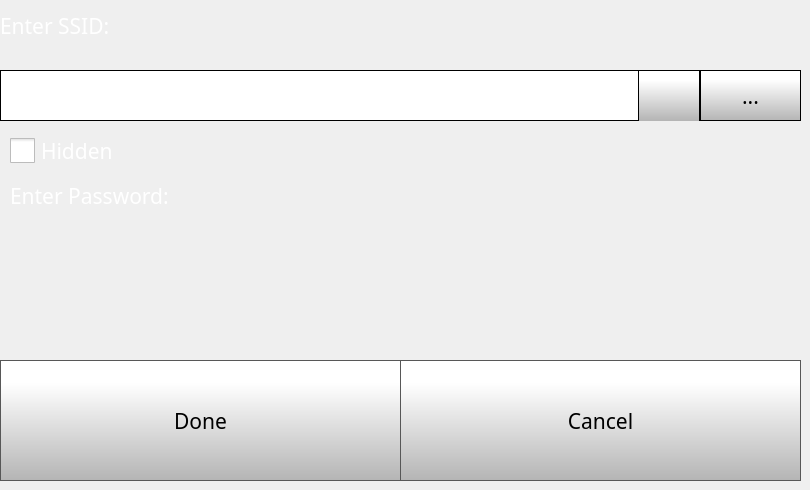
   <widget class="QWidget" name="wifiSettingsPage">
    <widget class="QCheckBox" name="hiddenCheckBox">
     <property name="geometry">
      <rect>
       <x>10</x>
       <y>130</y>
       <width>161</width>
       <height>41</height>
      </rect>
     </property>
     <property name="font">
      <font>
       <family>Gotham</family>
       <pointsize>16</pointsize>
      </font>
     </property>
     <property name="styleSheet">
      <string notr="true">QCheckBox {
	color: rgb(255, 255, 255);
}

QCheckBox::indicator {
    width: 25px;
    height: 25px;
}

QCheckBox::indicator:checked {
    image: url(:/Icons/img/icons/check-box.png)
}
QCheckBox::indicator:unchecked {
    image: url(:/Icons/img/icons/blank-check-box.png);
}



</string>
     </property>
     <property name="text">
      <string>Hidden </string>
     </property>
     <property name="iconSize">
      <size>
       <width>40</width>
       <height>40</height>
      </size>
     </property>
     <property name="checked">
      <bool>false</bool>
     </property>
    </widget>
    <widget class="QPushButton" name="wifiSettingsCancelButton">
     <property name="geometry">
      <rect>
       <x>400</x>
       <y>360</y>
       <width>401</width>
       <height>121</height>
      </rect>
     </property>
     <property name="font">
      <font>
       <family>Gotham</family>
       <pointsize>16</pointsize>
      </font>
     </property>
     <property name="styleSheet">
      <string notr="true">QPushButton {
     border: 1px solid rgb(87, 87, 87);
	background-color: qlineargradient(spread:pad, x1:0, y1:1, x2:0, y2:0.188, stop:0 rgba(180, 180, 180, 255), stop:1 rgba(255, 255, 255, 255));


}

QPushButton:pressed {
    background-color: qlineargradient(x1: 0, y1: 0, x2: 0, y2: 1,
                                      stop: 0 #dadbde, stop: 1 #f6f7fa);
}

QPushButton:flat {
    border: none; /* no border for a flat push button */
}

QPushButton:default {
    border-color: navy; /* make the default button prominent */
}

QPushButton:focus {
	outline: none;
}</string>
     </property>
     <property name="text">
      <string>Cancel</string>
     </property>
     <property name="iconSize">
      <size>
       <width>40</width>
       <height>40</height>
      </size>
     </property>
    </widget>
    <widget class="QComboBox" name="wifiSettingsComboBox">
     <property name="geometry">
      <rect>
       <x>0</x>
       <y>70</y>
       <width>701</width>
       <height>51</height>
      </rect>
     </property>
     <property name="font">
      <font>
       <family>Gotham</family>
       <pointsize>16</pointsize>
      </font>
     </property>
     <property name="styleSheet">
      <string notr="true"> QScrollBar:vertical {
     border: 1px solid black;
border-radius: 5px;
    background-color: rgb(40,40,40);
     width: 60px;
     margin: 67px 0 67px 0;
 }

/* Sets up the color and height of handle */
QScrollBar::handle:vertical {
border-radius: 5px;
background: qlineargradient(spread:pad, x1:0, y1:1, x2:0, y2:0.188, stop:0 rgba(180, 180, 180, 255), stop:1 rgba(255, 255, 255, 255));
min-height: 7px;
}


QScrollBar::add-line:vertical {
     border: 1px solid black;
background: qlineargradient(spread:pad, x1:0, y1:1, x2:0, y2:0.188, stop:0 rgba(180, 180, 180, 255), stop:1 rgba(255, 255, 255, 255));
     height:65px;
border-radius: 5px;
     subcontrol-position: bottom;
     subcontrol-origin: margin;
 }

 QScrollBar::sub-line:vertical {
     border: 1px solid black;
background: qlineargradient(spread:pad, x1:0, y1:1, x2:0, y2:0.188, stop:0 rgba(180, 180, 180, 255), stop:1 rgba(255, 255, 255, 255));
     height: 65px;
border-radius: 5px;
     subcontrol-position: top;
     subcontrol-origin: margin;
 }

QScrollBar::up-arrow:vertical {
 image: url(:/Navigation/img/Navigation/arrows.png);
    width: 40px;
    height: 40px;
 padding: 5px;
 }
QScrollBar::down-arrow:vertical {
 image: url(:/Navigation/img/Navigation/arrows-5.png);
    width: 40px;
    height: 40px;
 padding: 5px;
 }

/* need this to get rid of crosshatching on scrollbar background */
QScrollBar::add-page:vertical, QScrollBar::sub-page:vertical {
background: none;
}

QComboBox {
border: 1px solid black;
    padding: 0px 18px 0px 3px;
    min-width: 6em;

}

QComboBox::item {
	color: rgb(0, 0, 0);
}

QComboBox:editable {
    background: white;
}

QComboBox:!editable, QComboBox::drop-down:editable {
background: white;
}

/* QComboBox gets the &quot;on&quot; state when the popup is open */
QComboBox:!editable:on, QComboBox::drop-down:editable:on {
background: white;
}


QComboBox::drop-down {
border-left: 1px solid black;
border-right: 1px solid black;
	background-color: qlineargradient(spread:pad, x1:0, y1:1, x2:0, y2:0.188, stop:0 rgba(180, 180, 180, 255), stop:1 rgba(255, 255, 255, 255));
    width: 60px;
     height: 50px;

}

QComboBox::down-arrow {

image: url(:/Navigation/img/Navigation/arrows-5.png);
width: 30px;
height: 30px;

}


QComboBox QAbstractItemView {
    selection-background-color: rgb(40, 40, 40);
    background: white;
}</string>
     </property>
     <property name="editable">
      <bool>false</bool>
     </property>
     <property name="maxVisibleItems">
      <number>8</number>
     </property>
     <property name="iconSize">
      <size>
       <width>30</width>
       <height>30</height>
      </size>
     </property>
    </widget>
    <widget class="QLabel" name="ssidlabel">
     <property name="geometry">
      <rect>
       <x>0</x>
       <y>0</y>
       <width>461</width>
       <height>51</height>
      </rect>
     </property>
     <property name="font">
      <font>
       <family>Gotham Light</family>
       <pointsize>16</pointsize>
       <weight>50</weight>
       <bold>false</bold>
      </font>
     </property>
     <property name="styleSheet">
      <string notr="true">color: rgb(255, 255, 255);</string>
     </property>
     <property name="text">
      <string>Enter SSID:</string>
     </property>
    </widget>
    <widget class="QPushButton" name="wifiSettingsDoneButton">
     <property name="geometry">
      <rect>
       <x>0</x>
       <y>360</y>
       <width>401</width>
       <height>121</height>
      </rect>
     </property>
     <property name="font">
      <font>
       <family>Gotham</family>
       <pointsize>16</pointsize>
      </font>
     </property>
     <property name="styleSheet">
      <string notr="true">QPushButton {
     border: 1px solid rgb(87, 87, 87);
	background-color: qlineargradient(spread:pad, x1:0, y1:1, x2:0, y2:0.188, stop:0 rgba(180, 180, 180, 255), stop:1 rgba(255, 255, 255, 255));


}

QPushButton:pressed {
    background-color: qlineargradient(x1: 0, y1: 0, x2: 0, y2: 1,
                                      stop: 0 #dadbde, stop: 1 #f6f7fa);
}

QPushButton:flat {
    border: none; /* no border for a flat push button */
}

QPushButton:default {
    border-color: navy; /* make the default button prominent */
}

QPushButton:focus {
	outline: none;
}</string>
     </property>
     <property name="text">
      <string>Done</string>
     </property>
     <property name="iconSize">
      <size>
       <width>40</width>
       <height>40</height>
      </size>
     </property>
    </widget>
    <widget class="QPushButton" name="wifiSettingsSSIDKeyboardButton">
     <property name="geometry">
      <rect>
       <x>700</x>
       <y>70</y>
       <width>101</width>
       <height>51</height>
      </rect>
     </property>
     <property name="font">
      <font>
       <family>Gotham</family>
       <pointsize>16</pointsize>
      </font>
     </property>
     <property name="styleSheet">
      <string notr="true">QPushButton {
     border: 1px solid rgb(0, 0, 0);
	background-color: qlineargradient(spread:pad, x1:0, y1:1, x2:0, y2:0.188, stop:0 rgba(180, 180, 180, 255), stop:1 rgba(255, 255, 255, 255));


}

QPushButton:pressed {
    background-color: qlineargradient(x1: 0, y1: 0, x2: 0, y2: 1,
                                      stop: 0 #dadbde, stop: 1 #f6f7fa);
}

QPushButton:flat {
    border: none; /* no border for a flat push button */
}

QPushButton:default {
    border-color: navy; /* make the default button prominent */
}

QPushButton:focus {
	outline: none;
}</string>
     </property>
     <property name="text">
      <string>...</string>
     </property>
     <property name="iconSize">
      <size>
       <width>40</width>
       <height>40</height>
      </size>
     </property>
    </widget>
    <widget class="QLabel" name="passwordlabel">
     <property name="geometry">
      <rect>
       <x>10</x>
       <y>180</y>
       <width>791</width>
       <height>31</height>
      </rect>
     </property>
     <property name="font">
      <font>
       <family>Gotham Light</family>
       <pointsize>16</pointsize>
       <weight>50</weight>
       <bold>false</bold>
      </font>
     </property>
     <property name="styleSheet">
      <string notr="true">color: rgb(255, 255, 255);</string>
     </property>
     <property name="text">
      <string>Enter Password:</string>
     </property>
    </widget>
   </widget>
